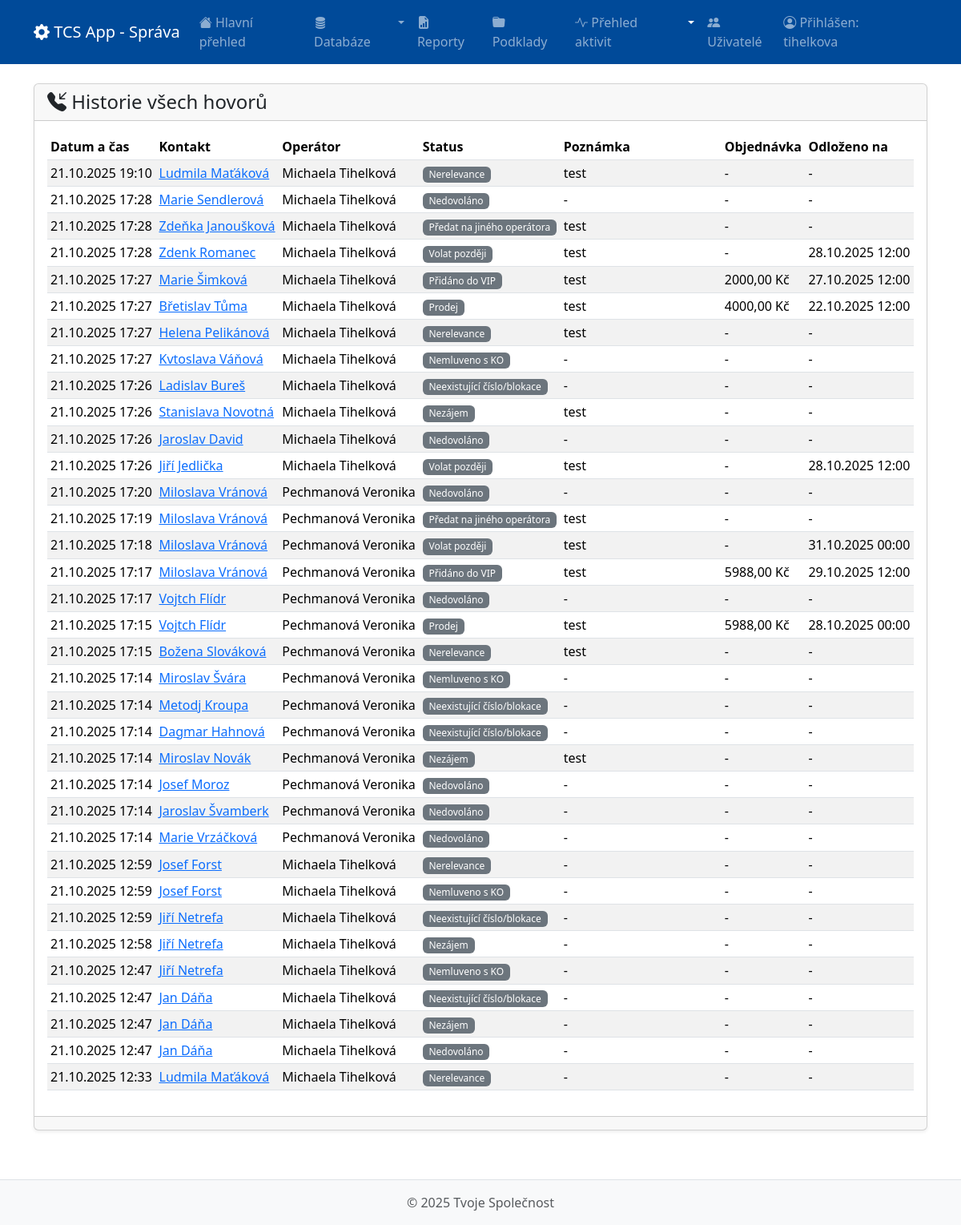
The page /sprava/historie-hovoru/ (signed in) on the database as committed earlier.
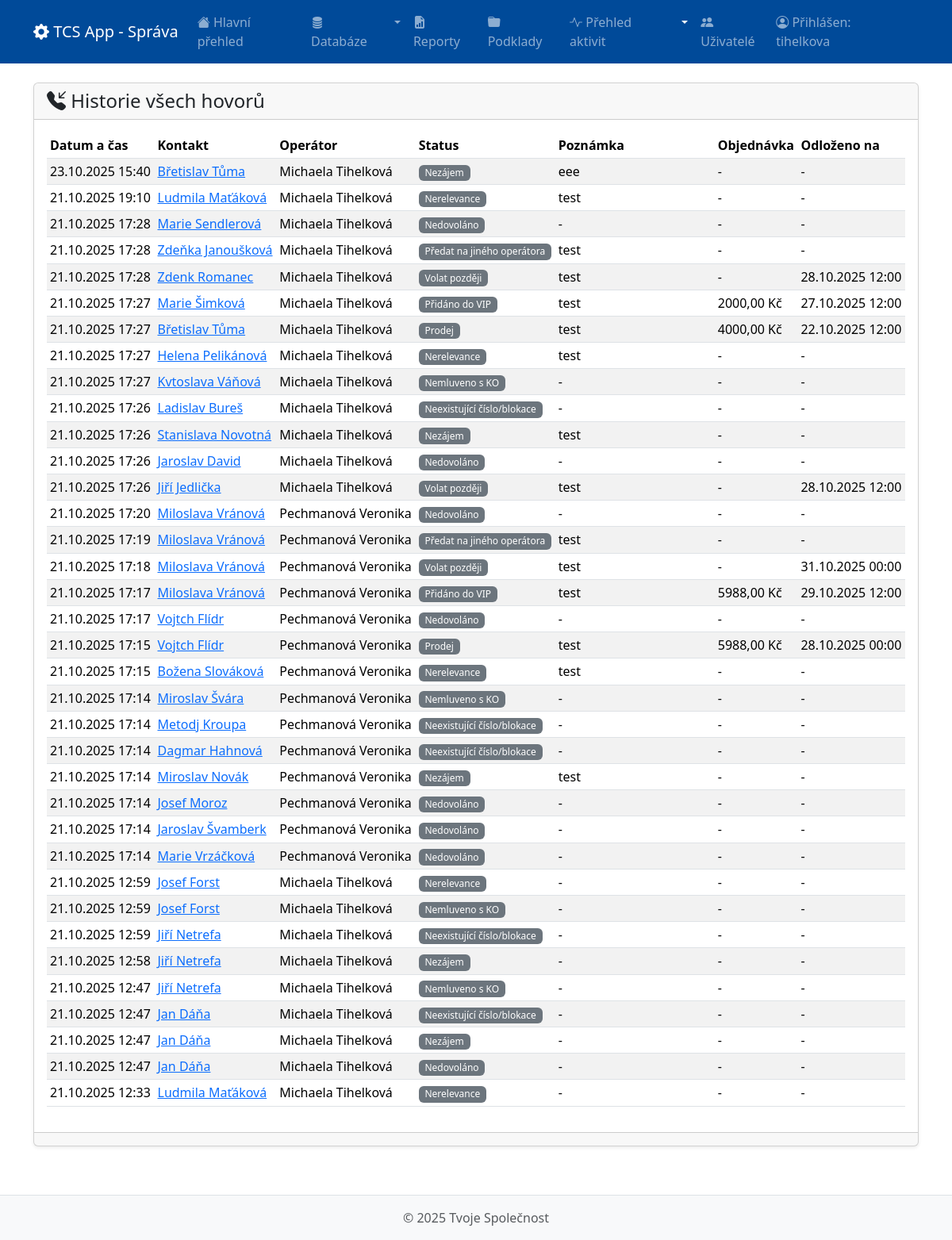
The same page on the database as committed later.
### sprava/models.py (models this page shows, shortened)
class CustomUser(AbstractUser):
    first_name = models.CharField(max_length=150, blank=False, verbose_name='Jméno')
    last_name = models.CharField(max_length=150, blank=False, verbose_name='Příjmení')
    email = models.EmailField(unique=True, null=True, blank=True, verbose_name='E-mail')
    kod_operatora = models.CharField(max_length=50, unique=True, blank=False, verbose_name="Kód operátora")
    telefonni_cislo = models.CharField(max_length=20, blank=False, verbose_name="Telefonní číslo")
    uvazek_hodiny = models.PositiveIntegerField(blank=False, verbose_name="Úvazek (v hodinách)")
    datum_narozeni = models.DateField(null=True, blank=True, verbose_name="Datum narození")
    svatek = models.DateField(null=True, blank=True, verbose_name="Svátek")
    history = HistoricalRecords()
    REQUIRED_FIELDS = ['first_name', 'last_name', 'email', 'kod_operatora', 'telefonni_cislo', 'uvazek_hodiny']

### contacts/models.py (models this page shows, shortened)
class Historie(models.Model):
    kontakt = models.ForeignKey(Kontakt, on_delete=models.CASCADE, related_name='historie')
    operator = models.ForeignKey(settings.AUTH_USER_MODEL, on_delete=models.SET_NULL, null=True, blank=True)
    datum_cas = models.DateTimeField(auto_now_add=True)
    typ_akce = models.CharField(
        max_length=20,
        choices=TypAkce.choices,
        verbose_name="Typ akce",
        null=True,
        blank=True
    )
    status = models.CharField(
        max_length=20,
        choices=STATUS_CHOICES,
        verbose_name="Status hovoru",
        blank=True,
        default=''
    )
    poznamka = models.TextField(verbose_name="Poznámka k hovoru")
    naplanovany_hovor = models.DateTimeField(
        null=True,
        blank=True,
        verbose_name="Datum naplánovaného hovoru"
    )
    hodnota_objednavky = models.DecimalField(
        max_digits=10,
        decimal_places=2,
        null=True,
        blank=True,
        verbose_name="Hodnota objednávky"
    )

class Kontakt(models.Model):
    info_2 = models.CharField(max_length=50, blank=True,  null=True, db_index=True, unique=True, verbose_name="Zákaznické číslo")
    info_3 = models.CharField(max_length=50, blank=True, default='', db_index=True, verbose_name="Přednostní číslo")
    ansprache = models.CharField(max_length=20, blank=True, default='', verbose_name="Oslovení (Pohlaví)")
    titel = models.CharField(max_length=20, blank=True, default='', verbose_name="Titul")
    vorname = models.CharField(max_length=100, blank=True, default='', verbose_name="Jméno")
    nachname = models.CharField(max_length=100, blank=True, default='', db_index=True, verbose_name="Příjmení")
    dlbs = models.CharField(max_length=50, blank=True, default='', verbose_name="Poslední objednávka")
    info_1 = models.CharField(max_length=50, blank=True, default='', verbose_name="DBK")
    telefon1 = models.CharField(max_length=30, blank=True, default='', db_index=True, verbose_name="Telefon 1")
    telefon2 = models.CharField(max_length=30, blank=True, default='', verbose_name="Telefon 2")
    geburtsdatum = models.DateField(null=True, blank=True, verbose_name="Datum narození")
    datum_letztkontakt = models.CharField(max_length=20, blank=True, default='', verbose_name="Poslední kontakt")
    tlm_kampagne_2_zielprodukt = models.CharField(max_length=100, blank=True, default='', verbose_name="Kampaň")
    strasse = models.CharField(max_length=100, blank=True, default='', verbose_name="Ulice")
    ort = models.CharField(max_length=100, blank=True, default='', verbose_name="Město")
    plz = models.CharField(max_length=20, blank=True, default='', verbose_name="Poštovní směrovací číslo")
    recency = models.CharField(max_length=20, blank=True, default='', verbose_name="Typ zákazníka")
    vip = models.BooleanField(default=False, verbose_name="VIP kontakt")
    vip_pridano = models.DateTimeField(null=True, blank=True, verbose_name="Do VIP přidáno dne")
    vip_poznamka = models.TextField(blank=True, default='', verbose_name="Interní poznámka k VIP")
    trvale_blokovan = models.BooleanField(default=False, verbose_name="Trvale blokovaný kontakt")
    nedovolano_pocet = models.PositiveIntegerField(default=0, verbose_name="Počet pokusů Nedovoláno")
    nedovolano_v_rade = models.PositiveIntegerField(default=0, verbose_name="Počet 'Nedovoláno' v řadě")
    odlozeny_nedovolano_pokusy = models.PositiveIntegerField(default=0, verbose_name="Počet pokusů Nedovoláno (odložené)")
    blokace_do = models.DateTimeField(null=True, blank=True, verbose_name="Blokace do")
    aktivni = models.BooleanField(default=True, verbose_name="Aktivní kontakt")
    assigned_operator = models.ForeignKey(
        settings.AUTH_USER_MODEL,
        null=True,
        blank=True,
        on_delete=models.SET_NULL,
        related_name="assigned_contacts",
        verbose_name="Přiřazený operátor",
    )
    updated_at = models.DateTimeField(auto_now=True, verbose_name="Poslední aktualizace")
    datum_prirazeni = models.DateTimeField(
        null=True,
        blank=True,
        verbose_name="Datum posledního přiřazení"
    )
    deaktivovan_do = models.DateField(null=True, blank=True, verbose_name="Deaktivován do")
    datum_importu = models.DateTimeField(
        null=True,
        blank=True,
        db_index=True,
        verbose_name="Datum importu/aktualizace"
    )
    datum_posledniho_prodeje = models.DateTimeField(
        null=True,
        blank=True,
        verbose_name="Datum posledního prodeje"
    )
    locked_by = models.ForeignKey(
        settings.AUTH_USER_MODEL,
        null=True,
        blank=True,
        on_delete=models.SET_NULL,
        related_name="locked_contacts",
        verbose_name="Dočasně uzamčeno operátorem"
    )
    locked_at = models.DateTimeField(
        null=True,
        blank=True,
        verbose_name="Čas uzamčení"
    )
    def get_full_name(self):
        return f"{self.vorname or ''} {self.nachname or ''}".strip()
    class Meta:
        verbose_name = "Kontakt"
        verbose_name_plural = "Kontakty"

### sprava/views.py (the view)
# urls.py: path('historie-hovoru/', views.sprava_historie_hovoru, name='sprava_historie_hovoru'),
@login_required
@user_passes_test(is_admin)
def sprava_historie_hovoru(request):
    historie_list = (
        Historie.objects
        .select_related('operator', 'kontakt')
        .order_by('-datum_cas')
    )
    paginator = Paginator(historie_list, 50)  # Zobrazíme 50 záznamů na stránku
    page_number = request.GET.get('page')
    historie_page = paginator.get_page(page_number)
    context = {
        'page_title': 'Historie všech hovorů',
        'historie_page': historie_page
    }
    return render(request, 'sprava/sprava_historie_hovoru.html', context)

### sprava/views.py (called while the page is built)
def is_admin(user):
    return user.is_authenticated and user.is_staff

### templates/sprava/sprava_historie_hovoru.html (shortened to what this page needs)
{% extends "sprava/base.html" %}
{% block content %}
<div class="card shadow-sm">
    <div class="card-header">
        <h4 class="mb-0"><i class="bi bi-telephone-inbound-fill"></i> {{ page_title }}</h4>
    </div>
    <div class="card-body">
        <div class="table-responsive">
            <table class="table table-striped table-hover table-sm">
                <thead>
                    <tr>
                        <th>Datum a čas</th>
                        <th>Kontakt</th>
                        <th>Operátor</th>
                        <th>Status</th>
                        <th>Poznámka</th>
                        <th>Objednávka</th>
                        <th>Odloženo na</th>
                    </tr>
                </thead>
                <tbody>
                    {% for h in historie_page %}
                    <tr>
                        <td class="text-nowrap">{{ h.datum_cas|date:"d.m.Y H:i" }}</td>
                        <td>
                            <a href="{% url 'sprava:kontakt_detail' h.kontakt.id %}">
                                {{ h.kontakt.get_full_name|default:"N/A" }}
                            </a>
                        </td>
                        <td>{{ h.operator.get_full_name|default:h.operator.username|default:"-" }}</td>
                        <td><span class="badge bg-secondary fw-normal">{{ h.get_status_display|default:"-" }}</span></td>
                        <td style="min-width: 200px;">{{ h.poznamka|truncatechars:80|default:"-" }}</td>
                        <td class="text-nowrap">
                            {% if h.hodnota_objednavky %}
                                {{ h.hodnota_objednavky }} Kč
                            {% else %}
                                -
                            {% endif %}
                        </td>
                        <td class="text-nowrap">
                            {% if h.naplanovany_hovor %}
                                {{ h.naplanovany_hovor|date:"d.m.Y H:i" }}
                            {% else %}
                                -
                            {% endif %}
                        </td>
                    </tr>
                    {% empty %}
                    <tr>
                        <td colspan="7" class="text-center text-muted">Nebyly nalezeny žádné záznamy o hovorech.</td>
                    </tr>
                    {% endfor %}
                </tbody>
            </table>
        </div>
    </div>
    <div class="card-footer">
    </div>
</div>
{% endblock %}

### templates/sprava/base.html (shortened to what this page needs)
{% load static %}
<!DOCTYPE html>
<html lang="cs">
<head>
    <link href="https://cdn.jsdelivr.net/npm/bootstrap@5.3.2/dist/css/bootstrap.min.css" rel="stylesheet">
    <link rel="stylesheet" href="https://cdn.jsdelivr.net/npm/bootstrap-icons@1.11.1/font/bootstrap-icons.css">
    <link rel="stylesheet" href="https://cdn.jsdelivr.net/npm/flatpickr/dist/flatpickr.min.css">
</head>
<body>
    <nav class="navbar navbar-expand-lg navbar-dark" style="background-color: #004a99;">
        <div class="container">
            <a class="navbar-brand" href="{% url 'sprava:sprava_dashboard' %}">
                <i class="bi bi-gear-fill"></i> TCS App - Správa
            </a>
            <div class="collapse navbar-collapse" id="navbarNav">
                <ul class="navbar-nav me-auto mb-2 mb-lg-0">
                    <li class="nav-item">
                        <a class="nav-link {% if request.resolver_match.url_name == 'sprava_dashboard' %}active{% endif %}" href="{% url 'sprava:sprava_dashboard' %}">
                            <i class="bi bi-house-fill"></i> Hlavní přehled
                        </a>
                    </li>
                    <li class="nav-item dropdown">
                        <div class="nav-link d-flex p-0">
                            <a class="nav-link {% if request.resolver_match.url_name == 'databaze_overview' %}active{% endif %}" href="{% url 'sprava:databaze_overview' %}">
                                <i class="bi bi-database-fill"></i> Databáze
                            </a>
                            <a class="nav-link dropdown-toggle dropdown-toggle-split " href="#" data-bs-toggle="dropdown" aria-expanded="false">
                            </a>
                        </div>
                    </li>
                    <li class="nav-item">
                        <a class="nav-link {% if 'reporty' in request.resolver_match.url_name %}active{% endif %}" href="{% url 'sprava:reporty_overview' %}">
                            <i class="bi bi-file-earmark-bar-graph-fill"></i> Reporty
                        </a>
                    </li>
                    <li class="nav-item">
                        <a class="nav-link {% if 'podklady' in request.resolver_match.url_name %}active{% endif %}" href="{% url 'sprava:podklady_overview' %}">
                            <i class="bi bi-folder-fill"></i> Podklady
                        </a>
                    </li>
                    <li class="nav-item dropdown">
                        <div class="nav-link d-flex p-0">
                            <a class="nav-link {% if request.resolver_match.url_name == 'sprava_aktivity_overview' %}active{% endif %}" href="{% url 'sprava:aktivity_overview' %}">
                                <i class="bi bi-activity"></i> Přehled aktivit
                            </a>
                            <a class="nav-link dropdown-toggle dropdown-toggle-split {% if request.resolver_match.url_name == 'sprava_historie_hovoru' %}active{% endif %}" href="#" data-bs-toggle="dropdown" aria-expanded="false">
                            </a>
                        </div>
                    </li>
                    <li class="nav-item">
                        <a class="nav-link {% if 'uzivatele' in request.resolver_match.url_name %}active{% endif %}" href="{% url 'sprava:sprava_uzivatele_overview' %}">
                            <i class="bi bi-people-fill"></i> Uživatelé
                        </a>
                    </li>
                </ul>
                <ul class="navbar-nav">
                    {% if user.is_authenticated %}
                        <li class="nav-item">
                            <span class="navbar-text me-3">
                                <i class="bi bi-person-circle"></i> Přihlášen: {{ user.username }}
                            </span>
                        </li>
                    {% endif %}
                </ul>
            </div>
        </div>
    </nav>
    <main class="container mt-4 mb-5">
        {% block content %}{% endblock %}
    </main>
    <footer class="footer mt-auto py-3 bg-light fixed-bottom border-top">
        <div class="container text-center">
            <span class="text-muted">© {% now "Y" %} Tvoje Společnost</span>
        </div>
    </footer>
</body>
</html>

### templates/sprava/base.html (style rules this page uses)
body { padding-bottom: 70px; }
.navbar-nav .nav-link.active { font-weight: bold; color: #ffffff !important; }

Rows that differ between the two databases and show on the page:
added Historie: datum_cas "23.10.2025 15:40", kontakt.get_full_name "Břetislav Tůma", operator.get_full_name "Michaela Tihelková", status "Nezájem", poznamka "eee"
